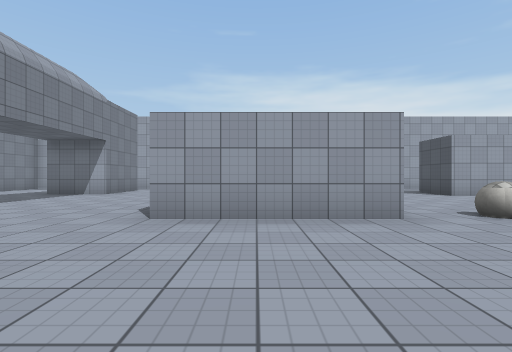
View 1 (above)

17 first-person views from a walk through a scene from a Unity 3-D project. The camera is 1.2 m above the floor, looks level and sees 85° across. The floor is counted in squares, 2 m on a side. Each view is taken from the middle of a square. On the plan, view 1 faces up. The plan holds only what a view shows up to about 9 squares ahead; the rest is blank. The player character is not drawn. Surface patterns are stand-ins for the level's own textures.

View 2
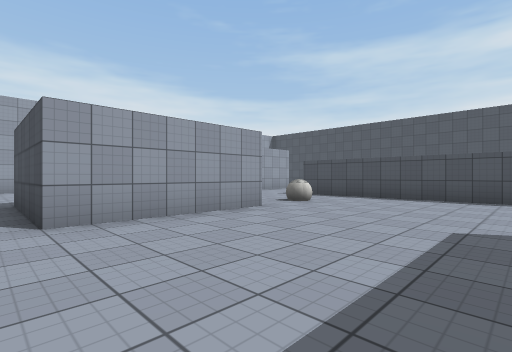

View 3
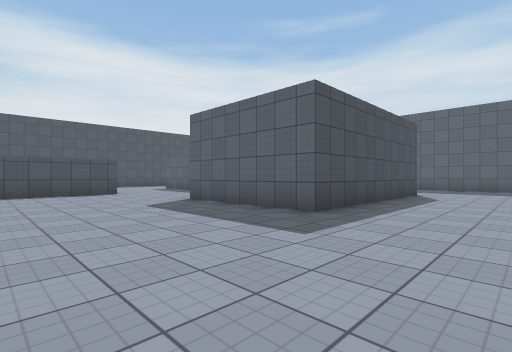

View 4
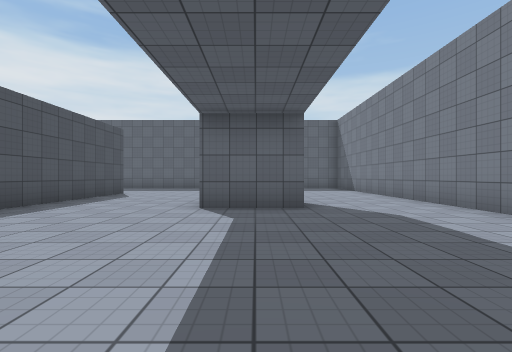

View 5
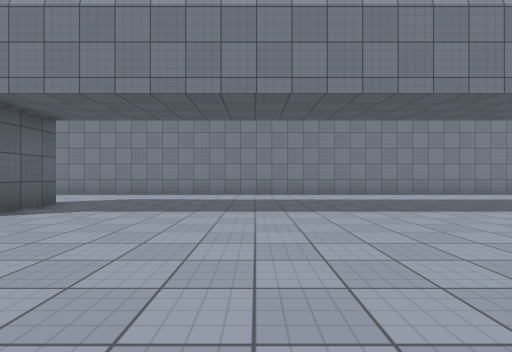

View 6
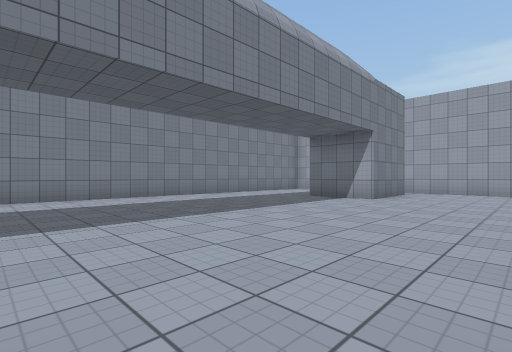

View 7
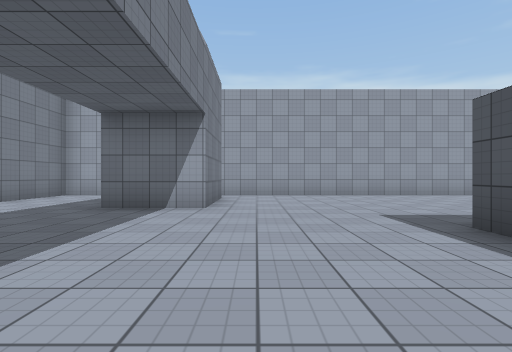

View 8
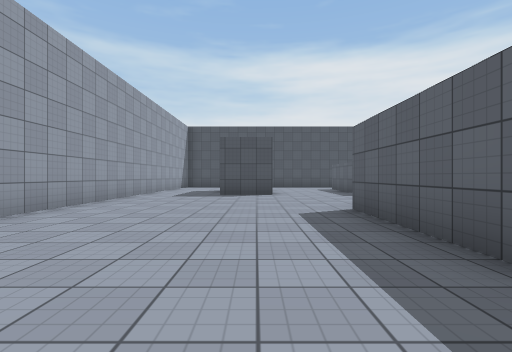

View 9
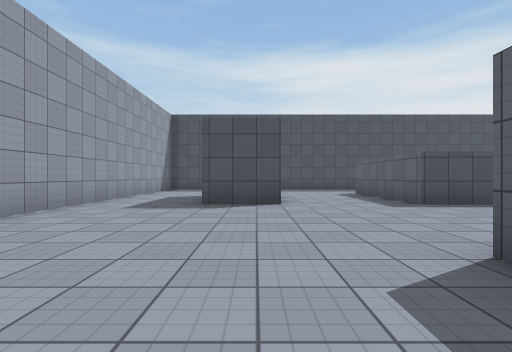

View 10
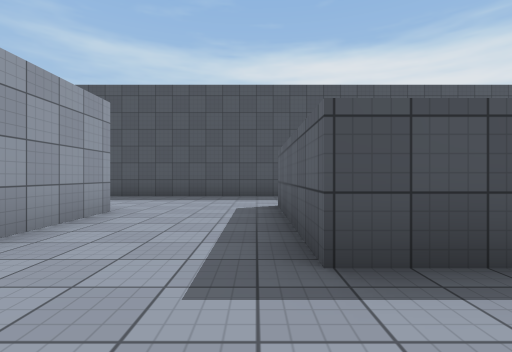

View 11
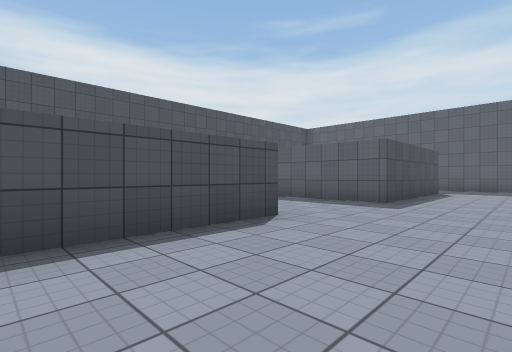

View 12
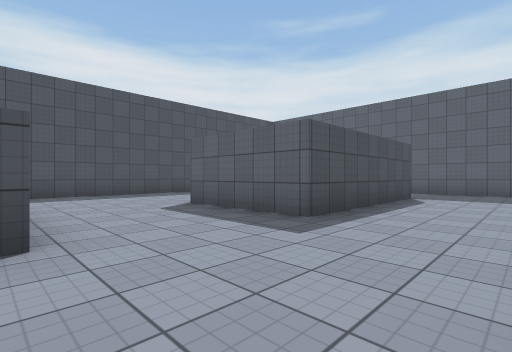

View 13
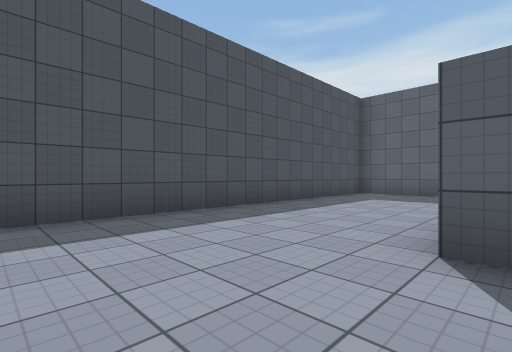

View 14
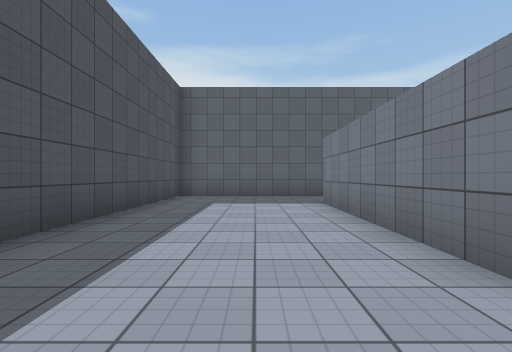

View 15
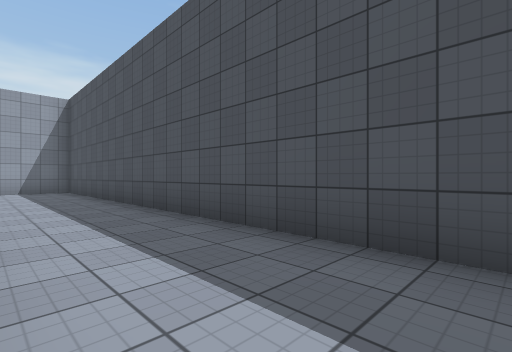

View 16
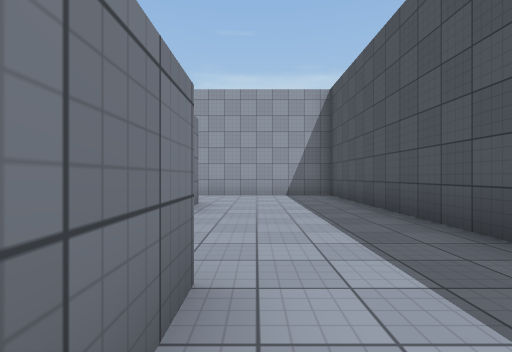

View 17
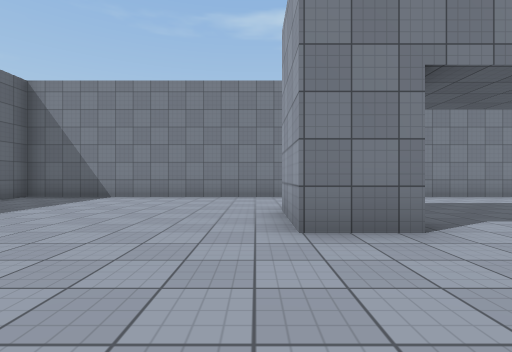

### Floor plan
Points are (right, up) in squares from view 1. A wall is a line through its corners. A room is listed if a view was taken in it or the views show most of it. See-through windows are left out.
Room 1 (views 1, 2, 3, 4, 5, 6, 7, 8, 9, 10, 11, 12, 13, 14, 15, 16, 17)
walls: (2.1, 3.9) (-1.4, 3.9) (-1.4, 7.2); (5.8, -0.4) (5.8, 5.6) (9.7, 5.6) (9.7, 4.4); (-1.1, 7.2) (2.1, 7.2); (-1.4, -6.6) (-1.4, -1) (2.5, -1); (-7, -2.2) (-4.9, -2.2) (-4.9, -3.5) (-6.9, -3.5); (5.3, -8.1) (5.3, -3.4) (8.5, -3.4) (8.5, -8.1); (8.8, 8.5) (5.8, 8.5) (5.8, 10.2); (12.3, 1) (12.3, 12.7) (-5.1, 12.7); (3.4, -10.5) (5.2, -10.5); (8.7, 10.1) (8.7, 9.6); (-4.9, 11.6) (-4.9, 9.2) (-7, 9.2); (7.9, -10.5) (12.3, -10.5) (12.3, -0.9); (-8.8, 12.7) (-9.9, 12.7) (-9.9, -10.5) (-9, -10.5)
objects: other object (4, 4)

Positions as (right, up) in squares from view 1, and headings:
1: (0, 0), facing up
2: (-2, 0), facing up-right
3: (-4, 3), facing down-right
4: (-6, 3), facing down
5: (-1, 2), facing left
6: (-2, 2), facing up-left
7: (-4, 4), facing up
8: (-3, 9), facing right
9: (0, 9), facing right
10: (4, 6), facing right
11: (3, 3), facing down-right
12: (3, 0), facing down-right
13: (8, -1), facing down-right
14: (10, -2), facing down
15: (10, 1), facing up-right
16: (10, 4), facing up
17: (-2, -4), facing left
